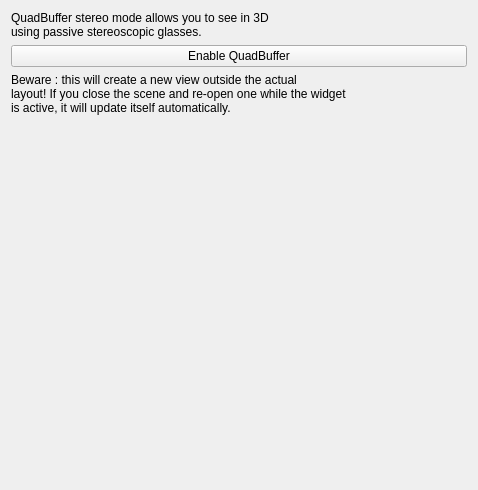
<?xml version="1.0" encoding="UTF-8"?>
<ui version="4.0">
 <class>myFirstModule</class>
 <widget class="qMRMLWidget" name="myFirstModule">
  <property name="geometry">
   <rect>
    <x>0</x>
    <y>0</y>
    <width>478</width>
    <height>490</height>
   </rect>
  </property>
  <layout class="QVBoxLayout" name="verticaLayout">
   <item>
    <widget class="QLabel" name="label_3">
     <property name="text">
      <string>QuadBuffer stereo mode allows you to see in 3D
using passive stereoscopic glasses.</string>
     </property>
    </widget>
   </item>
   <item>
    <widget class="QPushButton" name="EnableQuadBufferButton">
     <property name="text">
      <string>Enable QuadBuffer</string>
     </property>
    </widget>
   </item>
   <item>
    <widget class="QLabel" name="label_2">
     <property name="text">
      <string>Beware : this will create a new view outside the actual
layout! If you close the scene and re-open one while the widget
is active, it will update itself automatically.</string>
     </property>
    </widget>
   </item>
   <item>
    <spacer name="verticalSpacer_3">
     <property name="orientation">
      <enum>Qt::Vertical</enum>
     </property>
     <property name="sizeHint" stdset="0">
      <size>
       <width>20</width>
       <height>40</height>
      </size>
     </property>
    </spacer>
   </item>
  </layout>
 </widget>
 <customwidgets>
  <customwidget>
   <class>qMRMLWidget</class>
   <extends>QWidget</extends>
   <header>qMRMLWidget.h</header>
   <container>1</container>
  </customwidget>
 </customwidgets>
 <resources/>
 <connections/>
</ui>
